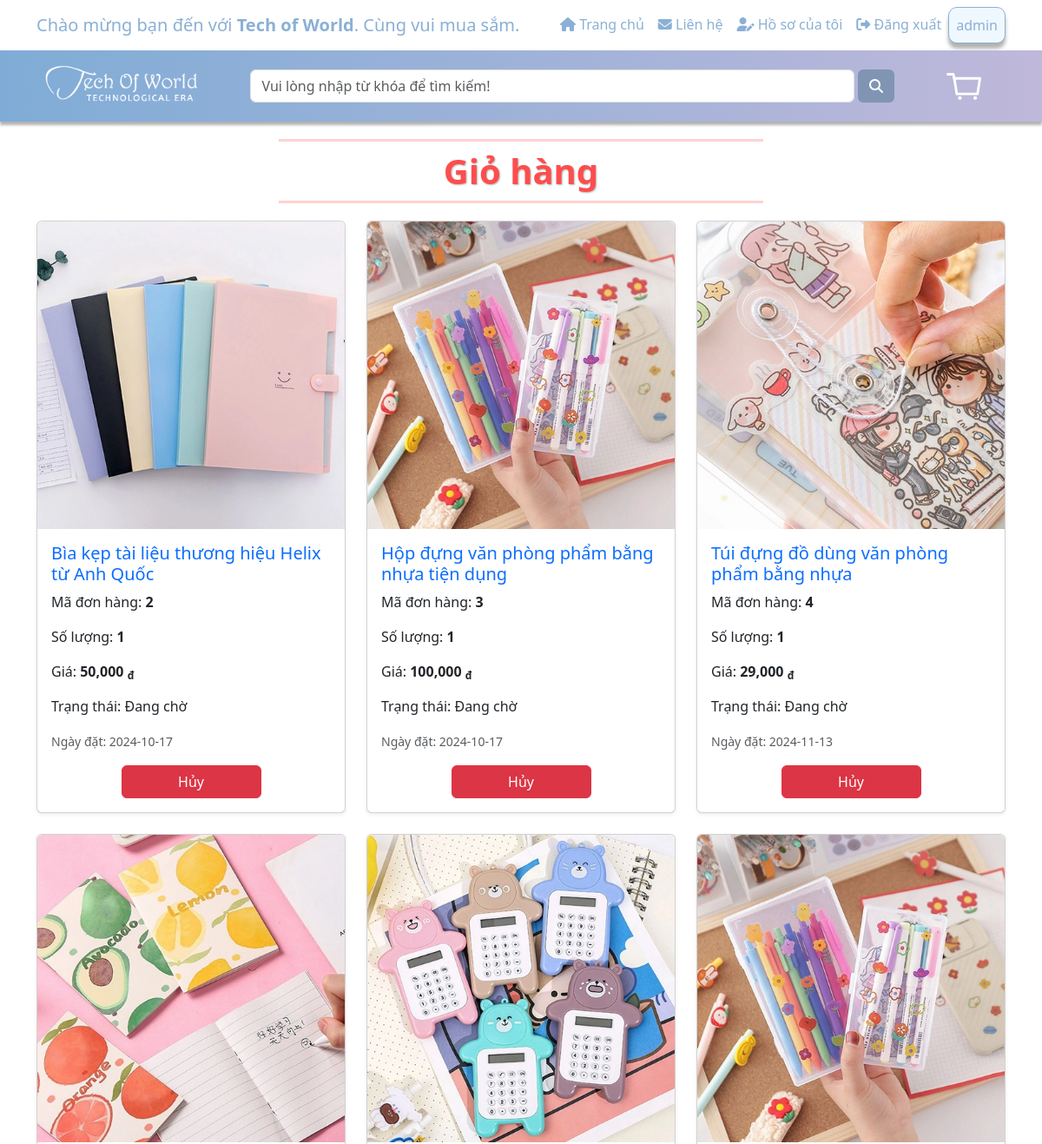
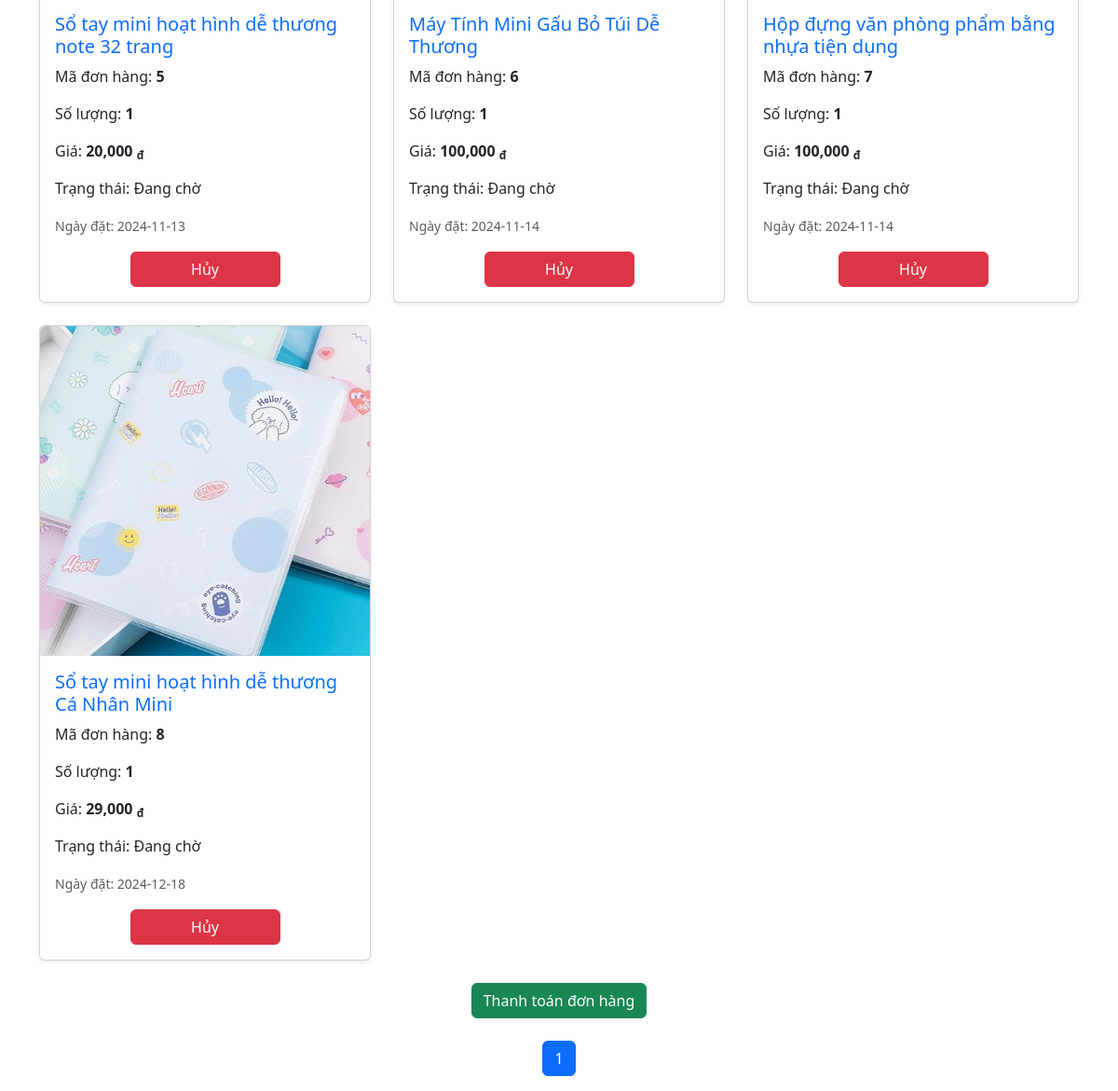
/Website/cart.php (signed in), run on an earlier commit of the app's database (2 pictures, top to bottom).
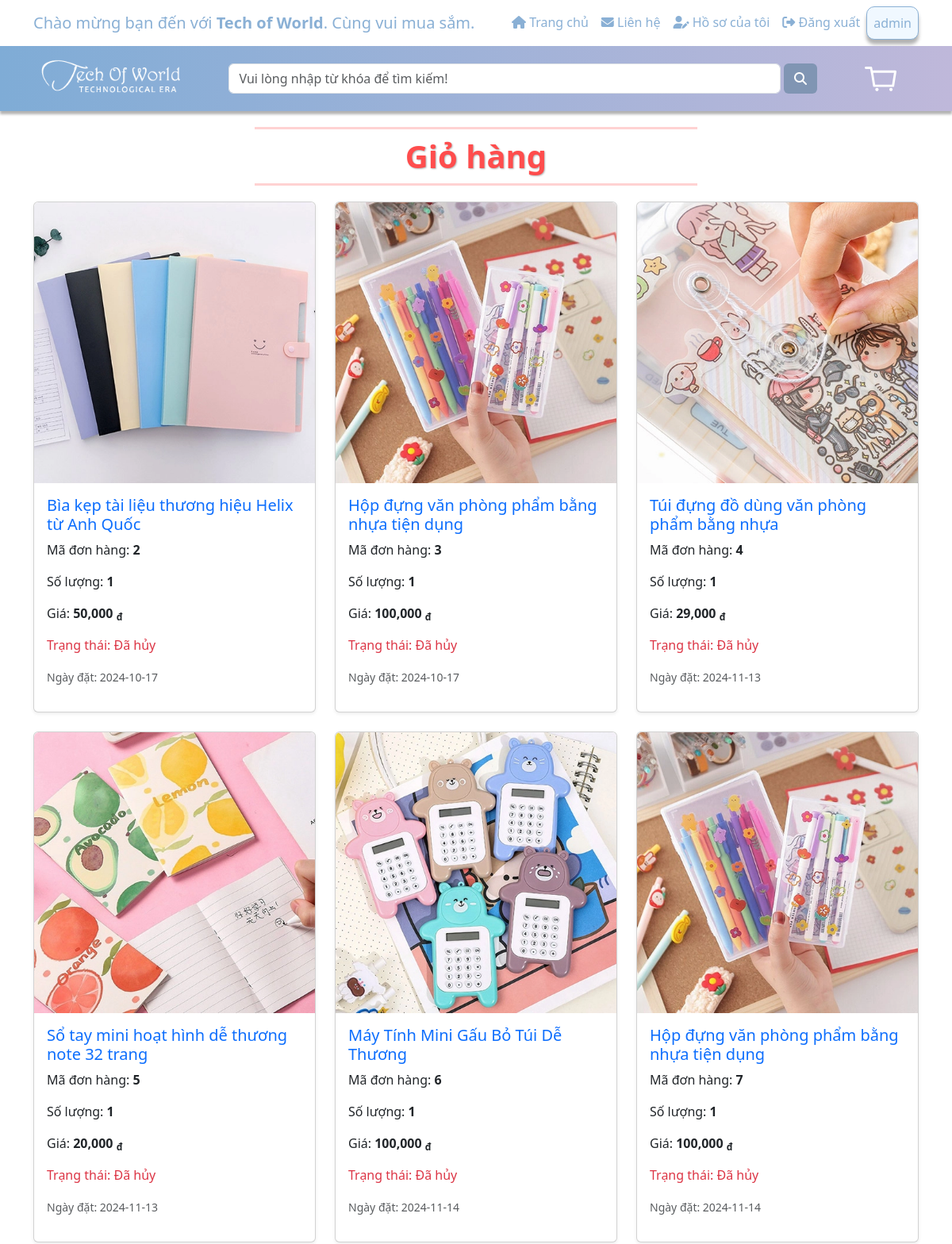
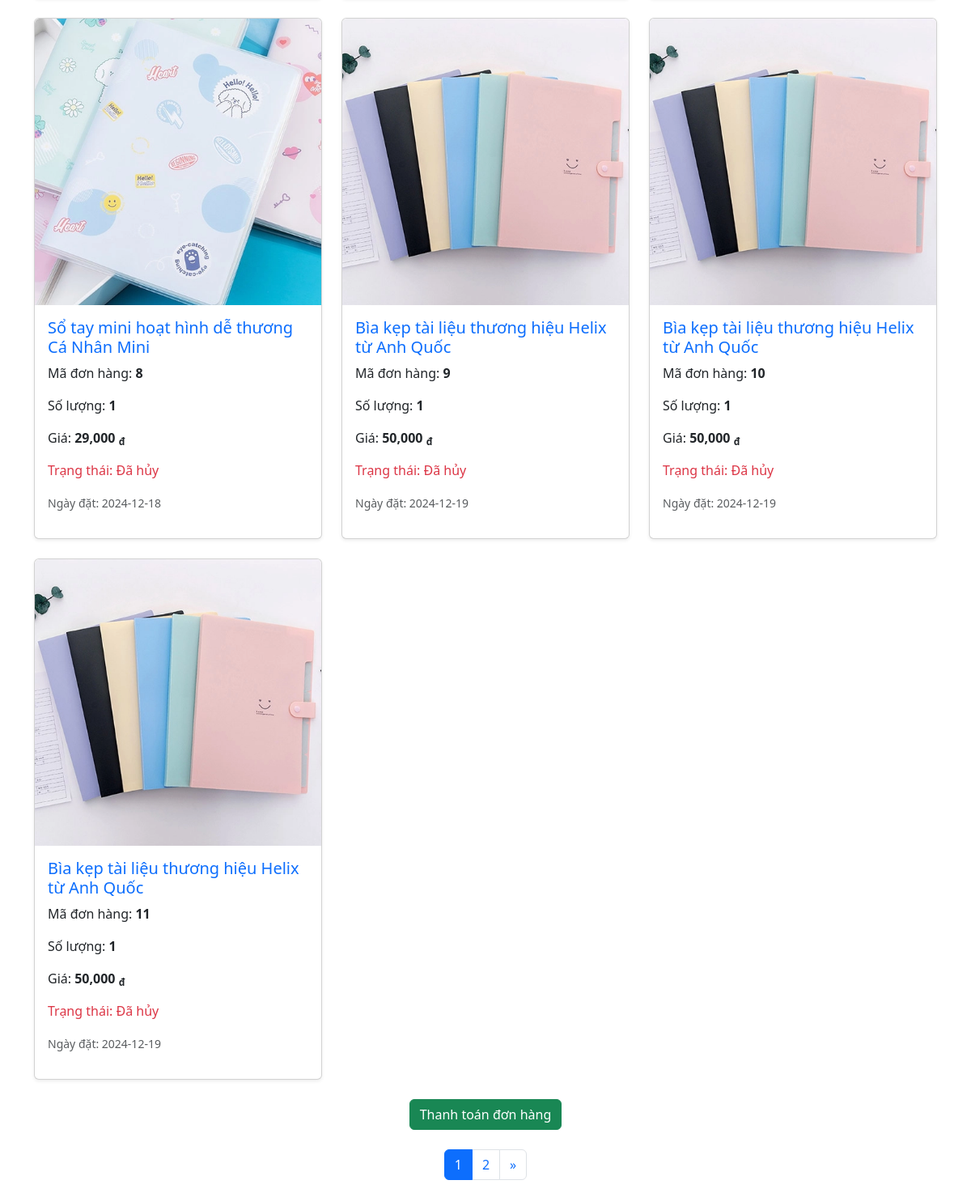
And on a later commit of the database (2 pictures, top to bottom).
### tables this page shows
CREATE TABLE `user` (
  `user_id` int(11) NOT NULL,
  `username` varchar(25) NOT NULL,
  `name` varchar(150) NOT NULL,
  `password` varchar(255) NOT NULL,
  `email` varchar(255) DEFAULT NULL,
  `role` tinyint(1) NOT NULL DEFAULT 0,
  `avatar` varchar(255) DEFAULT NULL,
  `created_at` timestamp NOT NULL DEFAULT current_timestamp(),
  `updated_at` timestamp NOT NULL DEFAULT current_timestamp() ON UPDATE current_timestamp(),
  `status` tinyint(1) NOT NULL DEFAULT 1,
  `last_login` timestamp NULL DEFAULT NULL
);

CREATE TABLE `order` (
  `order_id` int(11) NOT NULL,
  `user_id` int(11) NOT NULL,
  `product_id` int(11) NOT NULL,
  `timeorder` date NOT NULL,
  `order_status` varchar(100) NOT NULL,
  `order_price` varchar(15) NOT NULL,
  `order_quantity` int(4) NOT NULL,
  `created_at` timestamp NOT NULL DEFAULT current_timestamp(),
  `updated_at` timestamp NOT NULL DEFAULT current_timestamp() ON UPDATE current_timestamp(),
  `total_price` decimal(10,2) NOT NULL,
  `payment_status` tinyint(1) NOT NULL
);

CREATE TABLE `product` (
  `product_id` int(11) NOT NULL,
  `product_type_name` varchar(100) NOT NULL,
  `product_name` varchar(250) NOT NULL,
  `product_price` varchar(250) NOT NULL,
  `product_description` varchar(300) DEFAULT NULL,
  `product_details` varchar(300) NOT NULL,
  `product_images` varchar(50) NOT NULL,
  `product_quantity` int(250) NOT NULL DEFAULT 1,
  `product_type_id` varchar(50) NOT NULL
);

### Website/cart.php (the view, shortened to what this page needs)
<?php
include('../Sources/FE/top_header.php');
include('../Sources/FE/header.php');
$name = $_SESSION['username'];
$list_order = [];
$stmt = $connect->prepare("SELECT * FROM `order` WHERE user_id = (SELECT user_id FROM user WHERE username = ?)");
$stmt->bind_param("s", $name);
$stmt->execute();
$result = $stmt->get_result();
if ($result->num_rows === 0) {
    echo '<div class="alert alert-warning">Không tìm thấy đơn hàng nào.</div>';
} else {
    while ($row = mysqli_fetch_array($result, MYSQLI_ASSOC)) {
        $list_order[] = $row;
    }
}
$cartValueShow = 10;
$pagination = ceil(count($list_order) / $cartValueShow);
$page = isset($_GET['page']) ? (int)$_GET['page'] : 1;
$page = max(1, min($pagination, $page));
$firstPage = ($page - 1) * $cartValueShow;
$endPage = min($firstPage + $cartValueShow, count($list_order));
?>
<div class="container">
<div class="header-section">
    <hr>
    <h1>Giỏ hàng</h1>
    <hr>
</div>
    <div class="row">
        <?php if (!empty($list_order)) : ?>
            <?php for ($i = $firstPage; $i < $endPage; $i++) : ?>
                <?php
                $order = $list_order[$i];
                $stmt = $connect->prepare("SELECT * FROM product WHERE product_id = ?");
                $stmt->bind_param("i", $order['product_id']);
                $stmt->execute();
                $product_result = $stmt->get_result();
                $product = $product_result->fetch_assoc();
                $duongdanimg = '../Assets/img/sanpham/';
                if ($product):
                ?>
                    <div class="col-md-4 mb-4">
                        <div class="card shadow-sm h-100">
                            <div class="row g-0">
                                <div class="col-md-12">
                                    <img src="<?= $duongdanimg . htmlspecialchars($product['product_images']) ?>" class="img-fluid rounded-top" alt="<?= htmlspecialchars($product['product_name']) ?>">
                                </div>
                                <div class="col-md-12">
                                    <div class="card-body">
                                        <h5 class="card-title">
                                            <a href="./product.php?product_id=<?= $product['product_id'] ?>" class="text-decoration-none"><?= htmlspecialchars($product['product_name']) ?></a>
                                        </h5>
                                        <p class="card-text">Mã đơn hàng: <strong><?= htmlspecialchars($order['order_id']) ?></strong></p>
                                        <p class="card-text">Số lượng: <strong><?= htmlspecialchars($order['order_quantity']) ?></strong></p>
                                        <p class="card-text">Giá: <strong><?= number_format($order['order_price'], 0, '.', ',') ?> <sub>đ</sub></strong></p>
                                        <p class="card-text <?= ($order['order_status'] == 'Đã hủy') ? 'text-danger' : ''; ?>">
                                            Trạng thái: <?= htmlspecialchars($order['order_status']) ?>
                                        </p>
                                        <p class="card-text"><small class="text-muted">Ngày đặt: <?= htmlspecialchars($order['timeorder']) ?></small></p>
                                        <div class="d-grid gap-2 col-6 mx-auto">
                                            <?php if ($order['order_status'] != "Đã hủy") : ?>
                                                <button type="button" class="btn btn-danger" data-bs-toggle="modal" data-bs-target="#modal<?= $order['order_id'] ?>">Hủy</button>
                                            <?php endif; ?>
                                        </div>
                                    </div>
                                </div>
                            </div>
                        </div>
                    </div>
                <?php else: ?>
                    <div class="col-12 text-center">Không tìm thấy sản phẩm cho đơn hàng này.</div>
                <?php endif; ?>
            <?php endfor; ?>
        <?php else : ?>
            <div class="col-12 text-center">Không có đơn hàng nào trong giỏ.</div>
        <?php endif; ?>
    </div>
    <div class="text-center">
        <button type="button" class="btn btn-success" data-bs-toggle="modal" data-bs-target="#paymentModal">
            Thanh toán đơn hàng
        </button>
    </div>
    <div class="text-center mt-4">
        <nav aria-label="Page navigation">
            <ul class="pagination justify-content-center">
                <?php for ($i = 1; $i <= $pagination; $i++): ?>
                    <li class="page-item <?= $i == $page ? 'active' : '' ?>">
                        <a class="page-link" href="?page=<?= $i ?>"><?= $i ?></a>
                    </li>
                <?php endfor; ?>
                <?php if ($page < $pagination): ?>
                    <li class="page-item">
                        <a class="page-link" href="?page=<?= $page + 1 ?>" aria-label="Next">
                            <span aria-hidden="true">&raquo;</span>
                        </a>
                    </li>
                <?php endif; ?>
            </ul>
        </nav>
    </div>
</div>
</body>
</html>

### Sources/FE/top_header.php (shortened to what this page needs)
<?php
include("../connect_SQL/connect.php");
$user = null;
if (isset($_SESSION['username'])) {
    $loggedInUsername = $_SESSION['username'];
    $sql = "SELECT * FROM user WHERE username = ?";
    $stmt = $connect->prepare($sql);
    $stmt->bind_param("s", $loggedInUsername);
    $stmt->execute();
    $result = $stmt->get_result();
    if ($result && $result->num_rows > 0) {
        $user = $result->fetch_assoc();
    }
}
?>
<!DOCTYPE html>
<html lang="en">
<head>
    <link href="https://cdn.jsdelivr.net/npm/bootstrap@5.3.1/dist/css/bootstrap.min.css" rel="stylesheet">
    <link rel="stylesheet" href="https://cdnjs.cloudflare.com/ajax/libs/font-awesome/6.4.2/css/all.min.css">
</head>
<body>
    <nav class="navbar navbar-expand-lg" id="navbar">
        <div class="container">
            <div class="collapse navbar-collapse">
                <div class="top-slogan me-auto">Chào mừng bạn đến với <strong>Tech of World</strong>. Cùng vui mua sắm.</div>
                <ul class="navbar-nav ms-auto" id="ic-user" style="display: none;">
                    <li class="nav-item">
                        <a class="nav-link home" href="../Website/website.php"><i class="fas fa-home"></i> Trang chủ</a>
                    </li>
                    <li class="nav-item">
                        <a class="nav-link contact" href="../Website/contact.php"><i class="fas fa-envelope"></i> Liên hệ</a>
                    </li>
                    <li class="nav-item">
                        <a class="nav-link" href="../website/profile_user.php"><i class="fas fa-user-edit"></i> Hồ sơ của tôi</a>
                    </li>
                    <li class="nav-item">
                        <a class="nav-link" href="../sources/BE/logout_process.php"><i class="fas fa-sign-out-alt"></i> Đăng xuất</a>
                    </li>
                    <li class="nav-item">
                        <a class="nav-link user" id="navbar">
                            <span id="username-display"><?= isset($user['username']) ? htmlspecialchars($user['username']) : 'Khách' ?></span>
                        </a>
                    </li>
                </ul>
            </div>
        </div>
    </nav>
</body>
</html>

### Sources/FE/header.php (shortened to what this page needs)
<!DOCTYPE html>
<html lang="en">
<head>
    <link href="https://cdn.jsdelivr.net/npm/bootstrap@5.3.1/dist/css/bootstrap.min.css" rel="stylesheet"
>
    <link rel="stylesheet" href="https://cdnjs.cloudflare.com/ajax/libs/font-awesome/6.4.2/css/all.min.css">
</head>
<body>
    <header id="header">
        <div class="container">
            <div class="d-flex justify-content-between align-items-center py-3">
                <div id="logo">
                    <a href="./website.php">
                        <img src="<?= '../Assets/img/index/logo1.webp' ?>" alt="Logo" class="">
                    </a>
                </div>
                <form action="./list_search.php" method="GET" class="d-flex flex-grow-1 mx-5">
                    <input id="searchInput" type="text" class="form-control me-1"
                        placeholder="Vui lòng nhập từ khóa để tìm kiếm!" name="search" required>
                    <button style="background-color:#8095b3" type="button" id="searchClick" class="btn">
                        <i style="color: #fff;" class="fa fa-search"></i>
                    </button>
                </form>
                <div class="d-flex align-items-center">
                    <div class="me-3">
                        <a class="indicator__button SendEvent" data-category="action" data-action="click"
                            data-label="action_cart_desktop" href="../website/cart.php">
                            <span class="indicator__area">
                            </span>
                        </a>
                    </div>
                </div>
            </div>
        </div>
    </header>
</body>
</html>

### Sources/FE/top_header.php (style rules this page uses)
#navbar { color: #8ab0d5; box-shadow: 0px 6px 4px rgba(0, 0, 0, 0.3); }
.top-slogan { font-size: 20px; }
a.nav-link { color: #8ab0d5; }
a.nav-link.user { border: 1px solid; background: aliceblue; border-radius: 10px; }

### Sources/FE/header.php (style rules this page uses)
#header { position: relative; transition: 0.5s; box-shadow: 0 4px 3px rgba(0, 0, 0, 0.3); background: linear-gradient(to right, #7FACD6, #BFB8DA); }
#logo img { max-height: 50px; }
.indicator__button { display: flex; align-items: center; background: transparent; padding: .375rem .75rem; cursor: pointer; }
.indicator__icon--cart { width: 40px; height: 37px; }
.indicator__area { position: relative; display: block; }

### Website/cart.php (style rules this page uses)
.header-section { text-align: center; margin: 20px 0; }
.header-section h1 { color: #ff4d4d; font-size: 2.5rem; font-weight: bold; text-shadow: 1px 1px 2px rgba(0, 0, 0, 0.3); }
.header-section hr { border: 0; height: 3px; background-color: #ff4d4d; width: 50%; margin: 10px auto; }

What changed in the data, as far as the page shows it:
changed order id 2: order_status "Đang chờ" → "Đã hủy"; no longer shows "Hủy"
changed order id 3: order_status "Đang chờ" → "Đã hủy"; no longer shows "Hủy"
changed order "Túi đựng đồ dùng văn phòng phẩm bằng nhựa": order_status "Đang chờ" → "Đã hủy"; no longer shows "Hủy"
changed order "Sổ tay mini hoạt hình dễ thương note 32 trang": order_status "Đang chờ" → "Đã hủy"; no longer shows "Hủy"
changed order "Máy Tính Mini Gấu Bỏ Túi Dễ Thương": order_status "Đang chờ" → "Đã hủy"; no longer shows "Hủy"
changed order id 7: order_status "Đang chờ" → "Đã hủy"; no longer shows "Hủy"
changed order "Sổ tay mini hoạt hình dễ thương Cá Nhân Mini": order_status "Đang chờ" → "Đã hủy"; no longer shows "Hủy"
added order: product.product_images (picture), product.product_name "Bìa kẹp tài liệu thương hiệu Helix từ Anh Quốc", order_id "9", order_quantity "1", order_price "50,000", order_status "Đã hủy", timeorder "2024-12-19"
added order: product.product_images (picture), product.product_name "Bìa kẹp tài liệu thương hiệu Helix từ Anh Quốc", order_id "10", order_quantity "1", order_price "50,000", order_status "Đã hủy", timeorder "2024-12-19"
added order: product.product_images (picture), product.product_name "Bìa kẹp tài liệu thương hiệu Helix từ Anh Quốc", order_id "11", order_quantity "1", order_price "50,000", order_status "Đã hủy", timeorder "2024-12-19"
Also different on the page:
new list line: "2"
